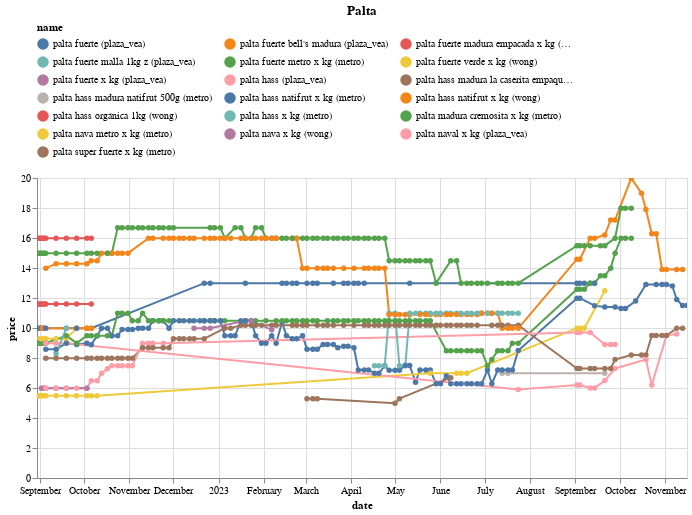

Notebook code cell kept with this figure:
### Code cell
(df
 .loc[df.name.isin(names)]
 .pipe(alt.Chart)
 .mark_line(point=True)
 .encode(x='date', y='price', color='name', tooltip=['name','price'])
 .properties(width=650, title='Palta')
 .interactive()
 .configure_legend(orient='top', columns=3)
)

### Figure 1 — Vega-Lite specification as saved in the notebook (floating-point values rounded to 4 significant figures; data arrays with more than 128 entries replaced by an {"elided": "..."} marker saying what was removed)
{"config": {"view": {"continuousWidth": 300, "continuousHeight": 300}, "legend": {"columns": 3, "orient": "top"}}, "data": {"name": "data-23015e1145feacea2ecf7abdb1ea54e9"}, "mark": {"type": "line", "point": true}, "encoding": {"color": {"field": "name", "type": "nominal"}, "tooltip": [{"field": "name", "type": "nominal"}, {"field": "price", "type": "quantitative"}], "x": {"field": "date", "type": "temporal"}, "y": {"field": "price", "type": "quantitative"}}, "params": [{"name": "param_14", "select": {"type": "interval", "encodings": ["x", "y"]}, "bind": "scales"}], "title": "Palta", "width": 650, "$schema": "https://vega.github.io/schema/vega-lite/v5.15.1.json", "datasets": {"data-23015e1145feacea2ecf7abdb1ea54e9": {"elided": "650 records"}}}
